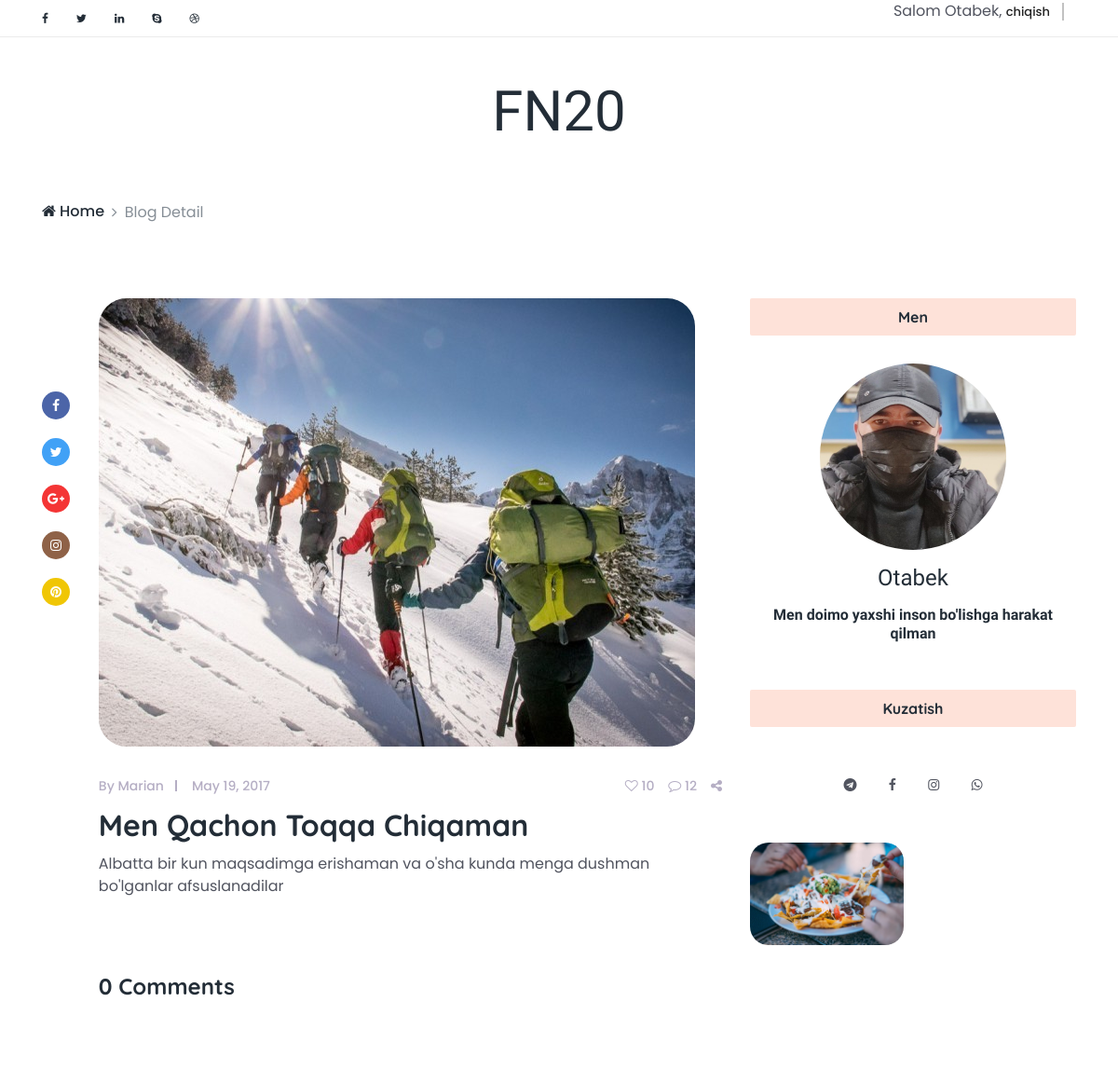
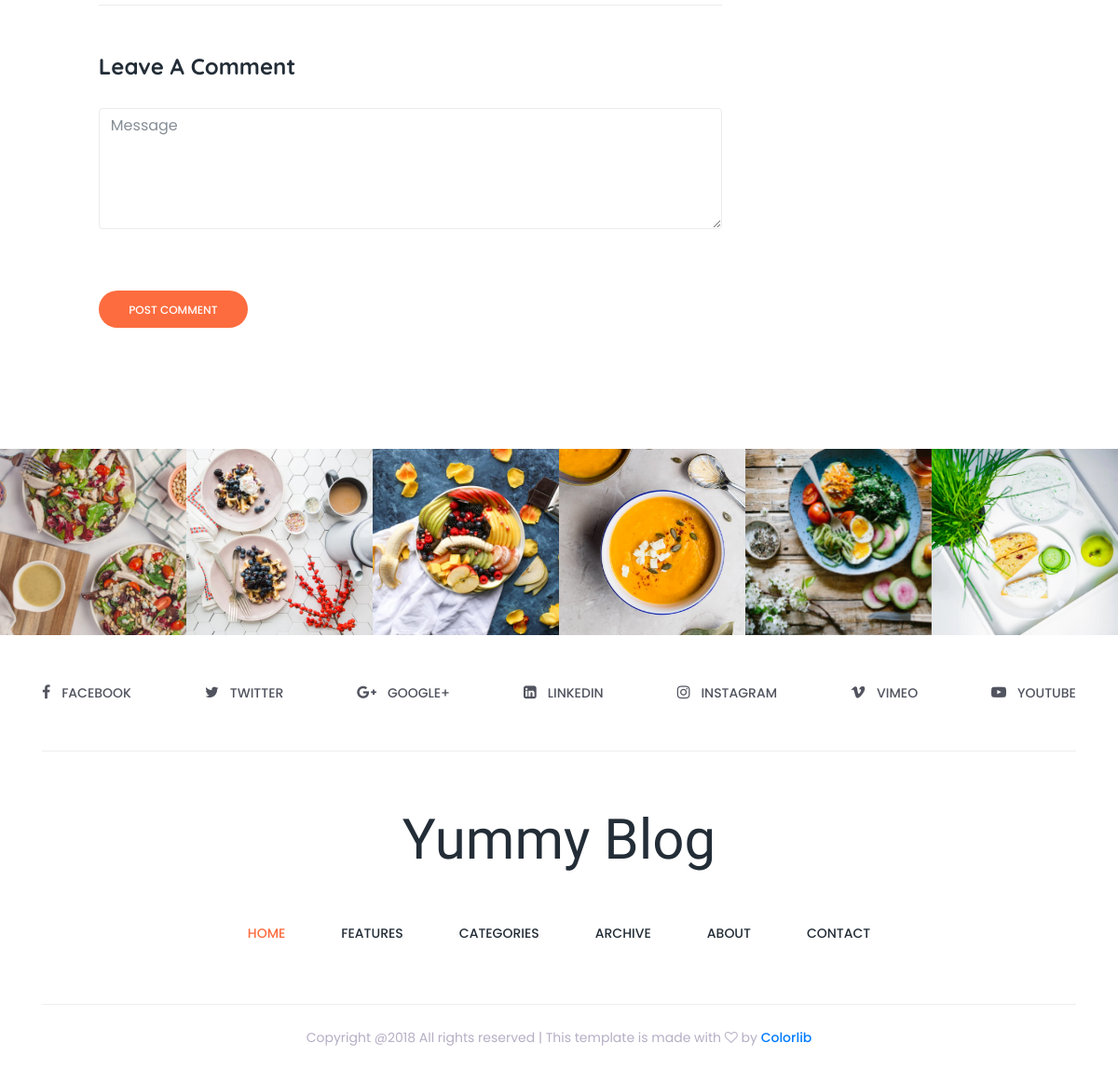
Screenshot of /blog-detail/1/ (signed in) with the database file from the repository (2 pictures, top to bottom).
### main/models.py (models this page shows, shortened)
class User(AbstractUser):
    img = models.ImageField(upload_to='img', blank=True, null=True)
    bio = models.TextField(max_length=500, blank=True, null=True)
    location = models.CharField(max_length=50, blank=True, null=True)
    birth_date = models.DateField(blank=True, null=True)
    gender = models.CharField(max_length=50, blank=True, null=True)
    country = models.CharField(max_length=50, blank=True, null=True)
    phone = models.CharField(max_length=50, blank=True, null=True)

class Blog(models.Model):
    author = models.ForeignKey(User, on_delete=models.CASCADE)
    title = models.CharField(max_length=255)
    body = models.TextField()
    create_at = models.DateTimeField(auto_now_add=True)
    @property
    def last_img(self):
        return BlogImg.objects.filter(blog__id = self.id).last().img

class BlogImg(models.Model):
    img = models.ImageField(upload_to='blog-img/')
    blog = models.ForeignKey(Blog, on_delete=models.CASCADE)

class Tarmoq(models.Model):
    user = models.ForeignKey(User, on_delete=models.CASCADE)
    link = models.URLField(max_length=255)
    name = models.CharField(max_length=255)

### main/views.py (the view)
# urls.py: path('blog-detail/<int:id>/', views.blog_detail, name='blog_detail'),
def blog_detail(request, id):
    blog = models.Blog.objects.get(id=id)
    tarmoq = models.Tarmoq.objects.filter(user=blog.author)
    user = models.User.objects.get(id=request.user.id)
    comments = models.Comment.objects.filter(blog=blog)
    context = {
        'blog':blog,
        'tarmoqlar':tarmoq,
        'useer':user,
        'comment_count':comments.count(),
        'comments':comments
    }
    print(request.META)
    return render(request, 'blog-detail.html', context)

### templates/blog-detail.html (shortened to what this page needs)
<!DOCTYPE html>
<html lang="en">
{% load static %}
<head>
    <link href="{% static 'style.css' %}" rel="stylesheet">
    <link href="{% static 'css/responsive/responsive.css' %}" rel="stylesheet">
</head>
<body>
    <div class="top_header_area">
        <div class="container">
            <div class="row">
                <div class="col-5 col-sm-6">
                    <div class="top_social_bar">
                        <a href="#"><i class="fa fa-facebook" aria-hidden="true"></i></a>
                        <a href="#"><i class="fa fa-twitter" aria-hidden="true"></i></a>
                        <a href="#"><i class="fa fa-linkedin" aria-hidden="true"></i></a>
                        <a href="#"><i class="fa fa-skype" aria-hidden="true"></i></a>
                        <a href="#"><i class="fa fa-dribbble" aria-hidden="true"></i></a>
                    </div>
                </div>
                <div class="col-7 col-sm-6">
                    <div class="signup-search-area d-flex align-items-center justify-content-end">
                        {% if user.is_authenticated %}
                        <div class="login_register_area d-flex">
                            <div class="login">
                                <p>Salom {{user.username}}, <a href="{% url 'log_out' %}">chiqish</a></p>
                            </div>
                        </div>
                        {% endif %}
                    </div>
                </div>
            </div>
        </div>
    </div>
    <header class="header_area">
        <div class="container">
            <div class="row">
                <div class="col-12">
                    <div class="logo_area text-center">
                        <a href="index.html" class="yummy-logo">FN20</a>
                    </div>
                </div>
            </div>
        </div>
    </header>
    <div class="breadcumb-nav">
        <div class="container">
            <div class="row">
                <div class="col-12">
                    <nav aria-label="breadcrumb">
                        <ol class="breadcrumb">
                            <li class="breadcrumb-item"><a href="{% url 'index' %}"><i class="fa fa-home" aria-hidden="true"></i> Home</a></li>
                            <li class="breadcrumb-item active" aria-current="page">Blog Detail</li>
                        </ol>
                    </nav>
                </div>
            </div>
        </div>
    </div>
    <section class="single_blog_area section_padding_80">
        <div class="container">
            <div class="row justify-content-center">
                <div class="col-12 col-lg-8">
                    <div class="row no-gutters">
                        <div class="col-2 col-sm-1">
                            <div class="single-post-share-info mt-100">
                                <a href="#" class="facebook"><i class="fa fa-facebook" aria-hidden="true"></i></a>
                                <a href="#" class="twitter"><i class="fa fa-twitter" aria-hidden="true"></i></a>
                                <a href="#" class="googleplus"><i class="fa fa-google-plus" aria-hidden="true"></i></a>
                                <a href="#" class="instagram"><i class="fa fa-instagram" aria-hidden="true"></i></a>
                                <a href="#" class="pinterest"><i class="fa fa-pinterest" aria-hidden="true"></i></a>
                            </div>
                        </div>
                        <div class="col-10 col-sm-11">
                            <div class="single-post">
                                <div class="post-thumb">
                                    <img src="{{blog.last_img.url}}" alt="">
                                </div>
                                <div class="post-content">
                                    <div class="post-meta d-flex">
                                        <div class="post-author-date-area d-flex">
                                            <div class="post-author">
                                                <a href="#">By Marian</a>
                                            </div>
                                            <div class="post-date">
                                                <a href="#">May 19, 2017</a>
                                            </div>
                                        </div>
                                        <div class="post-comment-share-area d-flex">
                                            <div class="post-favourite">
                                                <a href="#"><i class="fa fa-heart-o" aria-hidden="true"></i> 10</a>
                                            </div>
                                            <div class="post-comments">
                                                <a href="#"><i class="fa fa-comment-o" aria-hidden="true"></i> 12</a>
                                            </div>
                                            <div class="post-share">
                                                <a href="#"><i class="fa fa-share-alt" aria-hidden="true"></i></a>
                                            </div>
                                        </div>
                                    </div>
                                    <a href="#">
                                        <h2 class="post-headline">{{blog.title}}</h2>
                                    </a>
                                    <p>{{blog.body}}</p>
                                </div>
                            </div>
                            <div class="comment_area section_padding_50 clearfix">
                                <h4 class="mb-30">{{comment_count}} Comments</h4>
                            </div>
                            {% if user.is_authenticated %}
                            <div class="leave-comment-area section_padding_50 clearfix">
                                <div class="comment-form">
                                    <h4 class="mb-30">Leave A Comment</h4>
                                    <form action="{% url 'comment_create' %}" method="post">
                                        <div class="form-group">
                                            <textarea class="form-control" name="message" id="message" cols="30" rows="10" placeholder="Message"></textarea>
                                        </div>
                                        <button type="submit" class="btn contact-btn">Post Comment</button>
                                    </form>
                                </div>
                            </div>
                            {% endif %}
                        </div>
                    </div>
                </div>
                <div class="col-12 col-sm-8 col-md-6 col-lg-4">
                    <div class="blog-sidebar mt-5 mt-lg-0">
                        <div class="single-widget-area about-me-widget text-center">
                            <div class="widget-title">
                                <h6>Men</h6>
                            </div>
                            <div class="about-me-widget-thumb">
                                <img src="{{blog.author.img.url}}" alt="" >
                            </div>
                            <h4 class="font-shadow-into-light">{{blog.author.username}}</h4>
                            <h6 class="font-shadow-into-light">{{blog.author.bio}}</h6>
                        </div>
                        <div class="single-widget-area subscribe_widget text-center">
                            <div class="widget-title">
                                <h6>Kuzatish</h6>
                            </div>
                            <div class="subscribe-link">
                                {% for tarmoq in tarmoqlar %}
                                <a href="{{ tarmoq.link }}"><i class="fa fa-{{ tarmoq.name }}" aria-hidden="true"></i></a>
                                {% endfor %}
                            </div>
                        </div>
                        <div class="single-widget-area popular-post-widget">
                            <div class="single-populer-post d-flex">
                                <img src="img/sidebar-img/1.jpg" alt="">
                                <div class="post-content">
                                </div>
                            </div>
                        </div>
                    </div>
                </div>
            </div>
        </div>
    </section>
    <div class="instargram_area owl-carousel section_padding_100_0 clearfix" id="portfolio">
        <div class="instagram_gallery_item">
            <img src="img/instagram-img/1.jpg" alt="">
        </div>
        <div class="instagram_gallery_item">
            <img src="img/instagram-img/2.jpg" alt="">
        </div>
        <div class="instagram_gallery_item">
            <img src="img/instagram-img/3.jpg" alt="">
        </div>
        <div class="instagram_gallery_item">
            <img src="img/instagram-img/4.jpg" alt="">
        </div>
        <div class="instagram_gallery_item">
            <img src="img/instagram-img/5.jpg" alt="">
        </div>
        <div class="instagram_gallery_item">
            <img src="img/instagram-img/6.jpg" alt="">
        </div>
    </div>
    <div class="social_icon_area clearfix">
        <div class="container">
            <div class="row">
                <div class="col-12">
                    <div class="footer-social-area d-flex">
                        <div class="single-icon">
                            <a href="#"><i class="fa fa-facebook" aria-hidden="true"></i><span>facebook</span></a>
                        </div>
                        <div class="single-icon">
                            <a href="#"><i class="fa fa-twitter" aria-hidden="true"></i><span>Twitter</span></a>
                        </div>
                        <div class="single-icon">
                            <a href="#"><i class="fa fa-google-plus" aria-hidden="true"></i><span>GOOGLE+</span></a>
                        </div>
                        <div class="single-icon">
                            <a href="#"><i class="fa fa-linkedin-square" aria-hidden="true"></i><span>linkedin</span></a>
                        </div>
                        <div class="single-icon">
                            <a href="#"><i class="fa fa-instagram" aria-hidden="true"></i><span>Instagram</span></a>
                        </div>
                        <div class="single-icon">
                            <a href="#"><i class="fa fa-vimeo" aria-hidden="true"></i><span>VIMEO</span></a>
                        </div>
                        <div class="single-icon">
                            <a href="#"><i class="fa fa-youtube-play" aria-hidden="true"></i><span>YOUTUBE</span></a>
                        </div>
                    </div>
                </div>
            </div>
        </div>
    </div>
    <footer class="footer_area">
        <div class="container">
            <div class="row">
                <div class="col-12">
                    <div class="footer-content">
                        <div class="footer-logo-area text-center">
                            <a href="index.html" class="yummy-logo">Yummy Blog</a>
                        </div>
                        <nav class="navbar navbar-expand-lg">
                            <div class="collapse navbar-collapse justify-content-center" id="yummyfood-footer-nav">
                                <ul class="navbar-nav">
                                    <li class="nav-item active">
                                        <a class="nav-link" href="#">Home <span class="sr-only">(current)</span></a>
                                    </li>
                                    <li class="nav-item">
                                        <a class="nav-link" href="#">Features</a>
                                    </li>
                                    <li class="nav-item">
                                        <a class="nav-link" href="#">Categories</a>
                                    </li>
                                    <li class="nav-item">
                                        <a class="nav-link" href="#">Archive</a>
                                    </li>
                                    <li class="nav-item">
                                        <a class="nav-link" href="#">About</a>
                                    </li>
                                    <li class="nav-item">
                                        <a class="nav-link" href="#">Contact</a>
                                    </li>
                                </ul>
                            </div>
                        </nav>
                    </div>
                </div>
            </div>
        </div>
        <div class="container">
            <div class="row">
                <div class="col-12">
                    <div class="copy_right_text text-center">
                        <p>Copyright @2018 All rights reserved | This template is made with <i class="fa fa-heart-o" aria-hidden="true"></i> by <a href="https://colorlib.com" target="_blank">Colorlib</a></p>
                    </div>
                </div>
            </div>
        </div>
    </footer>
</body>

### rows the page displays
User: username "Otabek"
Blog: last_img (picture), title "Men Qachon Toqqa Chiqaman", body "Albatta bir kun maqsadimga erishaman va o'sha kunda menga dushman bo'lganlar afsuslanadilar", author.img (picture), author.username "Otabek", author.bio "Men doimo yaxshi inson bo'lishga harakat qilman"

### other values shown
{{ comment_count }} "0"
